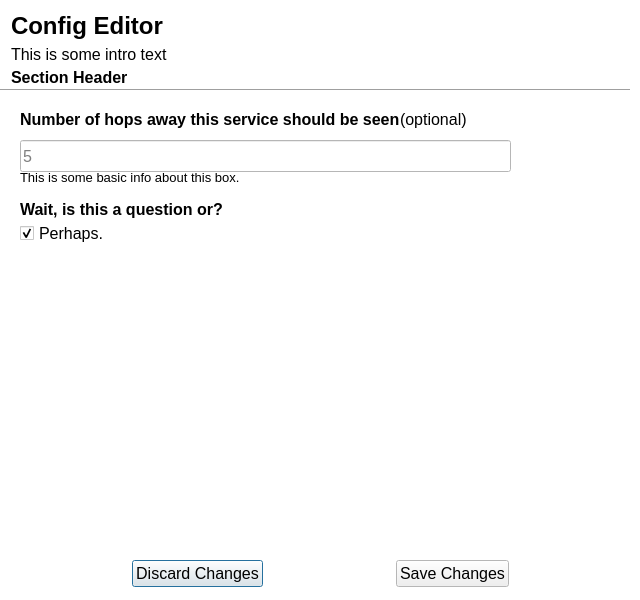
<?xml version="1.0" encoding="UTF-8"?>
<ui version="4.0">
 <class>app_settings</class>
 <widget class="QDialog" name="app_settings">
  <property name="windowModality">
   <enum>Qt::ApplicationModal</enum>
  </property>
  <property name="geometry">
   <rect>
    <x>0</x>
    <y>0</y>
    <width>640</width>
    <height>600</height>
   </rect>
  </property>
  <property name="minimumSize">
   <size>
    <width>0</width>
    <height>0</height>
   </size>
  </property>
  <property name="maximumSize">
   <size>
    <width>640</width>
    <height>16777215</height>
   </size>
  </property>
  <property name="palette">
   <palette>
    <active>
     <colorrole role="Base">
      <brush brushstyle="SolidPattern">
       <color alpha="255">
        <red>255</red>
        <green>255</green>
        <blue>255</blue>
       </color>
      </brush>
     </colorrole>
     <colorrole role="Window">
      <brush brushstyle="SolidPattern">
       <color alpha="255">
        <red>255</red>
        <green>255</green>
        <blue>255</blue>
       </color>
      </brush>
     </colorrole>
    </active>
    <inactive>
     <colorrole role="Base">
      <brush brushstyle="SolidPattern">
       <color alpha="255">
        <red>255</red>
        <green>255</green>
        <blue>255</blue>
       </color>
      </brush>
     </colorrole>
     <colorrole role="Window">
      <brush brushstyle="SolidPattern">
       <color alpha="255">
        <red>255</red>
        <green>255</green>
        <blue>255</blue>
       </color>
      </brush>
     </colorrole>
    </inactive>
    <disabled>
     <colorrole role="Base">
      <brush brushstyle="SolidPattern">
       <color alpha="255">
        <red>255</red>
        <green>255</green>
        <blue>255</blue>
       </color>
      </brush>
     </colorrole>
     <colorrole role="Window">
      <brush brushstyle="SolidPattern">
       <color alpha="255">
        <red>255</red>
        <green>255</green>
        <blue>255</blue>
       </color>
      </brush>
     </colorrole>
    </disabled>
   </palette>
  </property>
  <property name="font">
   <font>
    <pointsize>12</pointsize>
   </font>
  </property>
  <property name="windowTitle">
   <string>Commotion Error</string>
  </property>
  <widget class="Line" name="line">
   <property name="geometry">
    <rect>
     <x>0</x>
     <y>80</y>
     <width>630</width>
     <height>20</height>
    </rect>
   </property>
   <property name="orientation">
    <enum>Qt::Horizontal</enum>
   </property>
  </widget>
  <widget class="QLabel" name="section_head">
   <property name="geometry">
    <rect>
     <x>11</x>
     <y>68</y>
     <width>141</width>
     <height>24</height>
    </rect>
   </property>
   <property name="maximumSize">
    <size>
     <width>600</width>
     <height>30</height>
    </size>
   </property>
   <property name="font">
    <font>
     <weight>75</weight>
     <bold>true</bold>
    </font>
   </property>
   <property name="text">
    <string>Section Header</string>
   </property>
   <property name="alignment">
    <set>Qt::AlignLeading|Qt::AlignLeft|Qt::AlignTop</set>
   </property>
   <property name="wordWrap">
    <bool>true</bool>
   </property>
   <property name="margin">
    <number>1</number>
   </property>
  </widget>
  <widget class="QLabel" name="config_editor_head">
   <property name="geometry">
    <rect>
     <x>11</x>
     <y>11</y>
     <width>600</width>
     <height>30</height>
    </rect>
   </property>
   <property name="maximumSize">
    <size>
     <width>600</width>
     <height>30</height>
    </size>
   </property>
   <property name="font">
    <font>
     <pointsize>18</pointsize>
     <weight>75</weight>
     <bold>true</bold>
    </font>
   </property>
   <property name="text">
    <string>Config Editor</string>
   </property>
   <property name="scaledContents">
    <bool>false</bool>
   </property>
   <property name="wordWrap">
    <bool>true</bool>
   </property>
   <property name="margin">
    <number>0</number>
   </property>
  </widget>
  <widget class="QLabel" name="_intro_text">
   <property name="geometry">
    <rect>
     <x>11</x>
     <y>42</y>
     <width>438</width>
     <height>24</height>
    </rect>
   </property>
   <property name="maximumSize">
    <size>
     <width>600</width>
     <height>25</height>
    </size>
   </property>
   <property name="text">
    <string>This is some intro text</string>
   </property>
   <property name="alignment">
    <set>Qt::AlignLeading|Qt::AlignLeft|Qt::AlignVCenter</set>
   </property>
   <property name="margin">
    <number>1</number>
   </property>
  </widget>
  <widget class="QWidget" name="layoutWidget">
   <property name="geometry">
    <rect>
     <x>5</x>
     <y>560</y>
     <width>631</width>
     <height>34</height>
    </rect>
   </property>
   <layout class="QHBoxLayout" name="horizontalLayout">
    <property name="sizeConstraint">
     <enum>QLayout::SetMinAndMaxSize</enum>
    </property>
    <item>
     <spacer name="horizontalSpacer">
      <property name="orientation">
       <enum>Qt::Horizontal</enum>
      </property>
      <property name="sizeHint" stdset="0">
       <size>
        <width>40</width>
        <height>20</height>
       </size>
      </property>
     </spacer>
    </item>
    <item>
     <widget class="QPushButton" name="discard_button">
      <property name="text">
       <string>Discard Changes</string>
      </property>
     </widget>
    </item>
    <item>
     <spacer name="horizontalSpacer_4">
      <property name="orientation">
       <enum>Qt::Horizontal</enum>
      </property>
      <property name="sizeType">
       <enum>QSizePolicy::Expanding</enum>
      </property>
      <property name="sizeHint" stdset="0">
       <size>
        <width>40</width>
        <height>20</height>
       </size>
      </property>
     </spacer>
    </item>
    <item>
     <widget class="QPushButton" name="save_button">
      <property name="text">
       <string>Save Changes</string>
      </property>
     </widget>
    </item>
    <item>
     <spacer name="horizontalSpacer_3">
      <property name="orientation">
       <enum>Qt::Horizontal</enum>
      </property>
      <property name="sizeHint" stdset="0">
       <size>
        <width>29</width>
        <height>20</height>
       </size>
      </property>
     </spacer>
    </item>
   </layout>
  </widget>
  <widget class="QLabel" name="subsection2">
   <property name="geometry">
    <rect>
     <x>20</x>
     <y>200</y>
     <width>381</width>
     <height>24</height>
    </rect>
   </property>
   <property name="maximumSize">
    <size>
     <width>600</width>
     <height>30</height>
    </size>
   </property>
   <property name="font">
    <font>
     <weight>75</weight>
     <bold>true</bold>
    </font>
   </property>
   <property name="text">
    <string>Wait, is this a question or?</string>
   </property>
   <property name="alignment">
    <set>Qt::AlignLeading|Qt::AlignLeft|Qt::AlignTop</set>
   </property>
   <property name="wordWrap">
    <bool>true</bool>
   </property>
   <property name="margin">
    <number>1</number>
   </property>
  </widget>
  <widget class="QCheckBox" name="app_perm">
   <property name="geometry">
    <rect>
     <x>20</x>
     <y>220</y>
     <width>541</width>
     <height>26</height>
    </rect>
   </property>
   <property name="text">
    <string>Perhaps.</string>
   </property>
   <property name="checked">
    <bool>true</bool>
   </property>
  </widget>
  <widget class="QLabel" name="optional2">
   <property name="geometry">
    <rect>
     <x>400</x>
     <y>110</y>
     <width>121</width>
     <height>24</height>
    </rect>
   </property>
   <property name="maximumSize">
    <size>
     <width>600</width>
     <height>30</height>
    </size>
   </property>
   <property name="font">
    <font>
     <weight>50</weight>
     <bold>false</bold>
    </font>
   </property>
   <property name="text">
    <string>(optional)</string>
   </property>
   <property name="alignment">
    <set>Qt::AlignLeading|Qt::AlignLeft|Qt::AlignTop</set>
   </property>
   <property name="wordWrap">
    <bool>true</bool>
   </property>
   <property name="margin">
    <number>1</number>
   </property>
  </widget>
  <widget class="QLabel" name="info_descriptor">
   <property name="geometry">
    <rect>
     <x>20</x>
     <y>170</y>
     <width>491</width>
     <height>24</height>
    </rect>
   </property>
   <property name="maximumSize">
    <size>
     <width>600</width>
     <height>30</height>
    </size>
   </property>
   <property name="font">
    <font>
     <pointsize>10</pointsize>
     <weight>50</weight>
     <italic>false</italic>
     <bold>false</bold>
    </font>
   </property>
   <property name="text">
    <string>This is some basic info about this box.</string>
   </property>
   <property name="alignment">
    <set>Qt::AlignLeading|Qt::AlignLeft|Qt::AlignTop</set>
   </property>
   <property name="wordWrap">
    <bool>true</bool>
   </property>
   <property name="margin">
    <number>1</number>
   </property>
  </widget>
  <widget class="QLabel" name="app_hops_head">
   <property name="geometry">
    <rect>
     <x>20</x>
     <y>110</y>
     <width>381</width>
     <height>24</height>
    </rect>
   </property>
   <property name="maximumSize">
    <size>
     <width>600</width>
     <height>30</height>
    </size>
   </property>
   <property name="font">
    <font>
     <weight>75</weight>
     <bold>true</bold>
    </font>
   </property>
   <property name="text">
    <string>Number of hops away this service should be seen</string>
   </property>
   <property name="alignment">
    <set>Qt::AlignLeading|Qt::AlignLeft|Qt::AlignTop</set>
   </property>
   <property name="wordWrap">
    <bool>true</bool>
   </property>
   <property name="margin">
    <number>1</number>
   </property>
  </widget>
  <widget class="QLineEdit" name="text_entry">
   <property name="geometry">
    <rect>
     <x>20</x>
     <y>140</y>
     <width>491</width>
     <height>32</height>
    </rect>
   </property>
   <property name="text">
    <string/>
   </property>
   <property name="readOnly">
    <bool>false</bool>
   </property>
   <property name="placeholderText">
    <string>5</string>
   </property>
  </widget>
  <zorder>section_head</zorder>
  <zorder>config_editor_head</zorder>
  <zorder>_intro_text</zorder>
  <zorder>layoutWidget</zorder>
  <zorder>line</zorder>
  <zorder>subsection2</zorder>
  <zorder>app_perm</zorder>
  <zorder>optional2</zorder>
  <zorder>info_descriptor</zorder>
  <zorder>app_hops_head</zorder>
  <zorder>text_entry</zorder>
 </widget>
 <resources>
  <include location="../untitled1/qml.qrc"/>
 </resources>
 <connections>
  <connection>
   <sender>discard_button</sender>
   <signal>clicked()</signal>
   <receiver>app_settings</receiver>
   <slot>close()</slot>
   <hints>
    <hint type="sourcelabel">
     <x>295</x>
     <y>485</y>
    </hint>
    <hint type="destinationlabel">
     <x>459</x>
     <y>-16</y>
    </hint>
   </hints>
  </connection>
  <connection>
   <sender>save_button</sender>
   <signal>clicked()</signal>
   <receiver>app_settings</receiver>
   <slot>close()</slot>
   <hints>
    <hint type="sourcelabel">
     <x>334</x>
     <y>489</y>
    </hint>
    <hint type="destinationlabel">
     <x>412</x>
     <y>14</y>
    </hint>
   </hints>
  </connection>
 </connections>
</ui>
